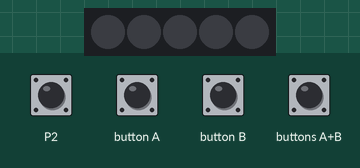
This program was run on a simulated BBC micro:bit (MakeCode). Parts: 5 RGB LEDs in strip order, left to right. The test bench sets the inputs (shaded band). Dim RGB values are drawn brighter than linear.

Above: at 1.2 s.
1.3 s: touch pin P2 pressed for 0.15 s
At 1.8 s:
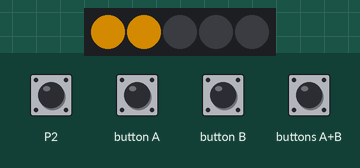
4.4 s: buttons A+B pressed for 0.15 s
At 5.1 s:
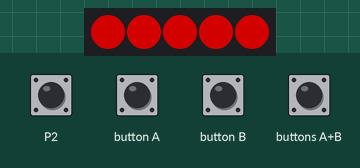
7.0 s: button B pressed for 0.15 s
At 7.5 s:
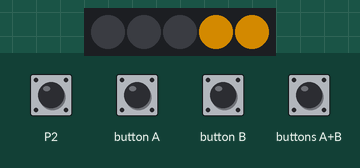
10.0 s: buttons A+B pressed for 1 s
At 12.6 s:
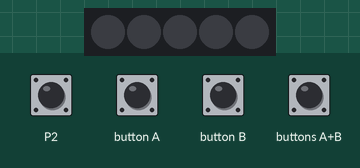
Timing chart, 0 to 14.1 s (numbered marks = the images above; inputs shaded):
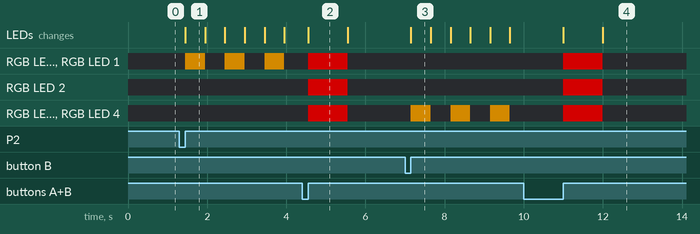

Measured:
- after the input at 1.3 s, RGB LED 0, RGB LED 1: alternates RGB(127, 82, 0) for 0.50 s and off for 0.50 s, starting after 0.15 s; the LEDs: change after 0.15 s (image 1)
- after the input at 4.4 s, RGB LED 0–4: off → RGB(127, 0, 0) after 0.15 s, → off 1.0 s later; the LEDs: change after 0.15 s (image 2)
- after the input at 7.0 s, RGB LED 3, RGB LED 4: alternates RGB(127, 82, 0) for 0.50 s and off for 0.50 s, starting after 0.15 s; the LEDs: change after 0.15 s (image 3)
- after the input at 10.0 s, RGB LED 0–4: off → RGB(127, 0, 0) after 1.0 s, → off 1.0 s later; the LEDs: first change after 1.0 s (image 4 shows a later state)
- what the display in image 1 shows lasts 0.5 s, from 1.5 s to 2.0 s
- what the display in image 2 shows lasts 1.0 s, from 4.6 s to 5.6 s

The program:

main.ts
```typescript
function Clignote_Droite () {
    Droite.showColor(neopixel.colors(NeoPixelColors.Orange))
    basic.pause(500)
    Droite.showColor(neopixel.colors(NeoPixelColors.Black))
    basic.pause(500)
}
input.onButtonPressed(Button.A, function () {

})
input.onPinPressed(TouchPin.P2, function () {
    for (let index = 0; index <= 2; index++) {
        Clignote_Gauche()
    }
})
input.onButtonPressed(Button.AB, function () {
    Stop.showColor(neopixel.colors(NeoPixelColors.Red))
    basic.pause(1000)
    Stop.showColor(neopixel.colors(NeoPixelColors.Black))
    basic.pause(1000)
})
function Clignote_Gauche () {
    Gauche.showColor(neopixel.colors(NeoPixelColors.Orange))
    basic.pause(500)
    Gauche.showColor(neopixel.colors(NeoPixelColors.Black))
    basic.pause(500)
}
input.onButtonPressed(Button.B, function () {
    for (let index = 0; index <= 2; index++) {
        Clignote_Droite()
    }
})
let Droite: neopixel.Strip = null
let Stop: neopixel.Strip = null
let Gauche: neopixel.Strip = null
let strip = neopixel.create(DigitalPin.P0, 5, NeoPixelMode.RGB)
Gauche = strip.range(0, 2)
Stop = strip.range(0, 5)
Droite = strip.range(3, 2)
basic.forever(function () {

})
```

test.ts
```typescript
// les tests vont ici ; cela ne sera pas compilé si ce paquet est utilisé en tant qu'extension.
```
